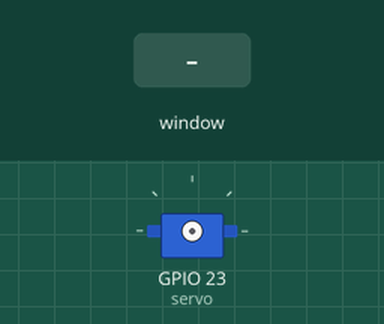
Simulated run of this program. Board: Raspberry Pi (BCM pin numbers). Shown: servo. The inputs (shaded band) are chosen by the test bench. The desktop window is not drawn, its controls go by their first labels and the mouse button is held 0.15 s; servo angles are drawn from the pulse width (0.5 ms = 0°, 2.5 ms = 180°).

Above: at 1.2 s.
1.3 s: control labelled "0 to 180" in the window clicked
2.8 s: control labelled "180 to 0" in the window clicked
At 3.3 s:
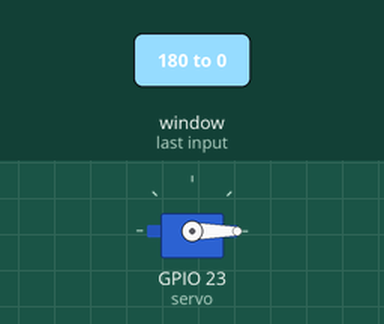
Timing chart, 0 to 5.8 s (numbered marks = the images above; inputs shaded):
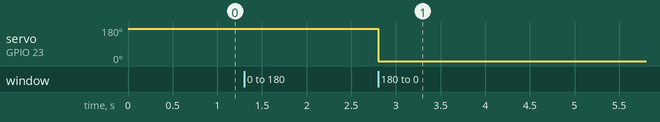

The program:

raspberry_pi_servo_motor_gui.py
```python
import RPi.GPIO as GPIO
import time
import tkinter as tk

# Set GPIO numbering mode
GPIO.setmode(GPIO.BCM)

# Set pin 23 as an output, and define it as the servo PWM pin
GPIO.setup(23, GPIO.OUT)
servo = GPIO.PWM(23, 50)  # Pin 23 for servo, pulse 50Hz
servo.start(0)  # Start servo at 0 degrees

# Function to move the servo to a specified angle
def move_servo(angle):
    duty_cycle = 2 + (angle / 18)
    servo.ChangeDutyCycle(duty_cycle)
    time.sleep(0.5)
    servo.ChangeDutyCycle(0)

# Create the GUI window
root = tk.Tk()
root.title("Servo Control")

# Function to move the servo to 0 degrees
def move_to_0():
    move_servo(0)

# Function to move the servo to 180 degrees
def move_to_180():
    move_servo(180)

# Create buttons in the GUI
button_0to180 = tk.Button(root, text="0 to 180", command=move_to_180)
button_0to180.pack()

button_180to0 = tk.Button(root, text="180 to 0", command=move_to_0)
button_180to0.pack()

# Start the GUI main loop
root.mainloop()

# Cleanup GPIO on exit
servo.stop()
GPIO.cleanup()
```

Measured:
- after the input at 2.8 s, servo on GPIO 23 (servo): 171° → 0° at once
